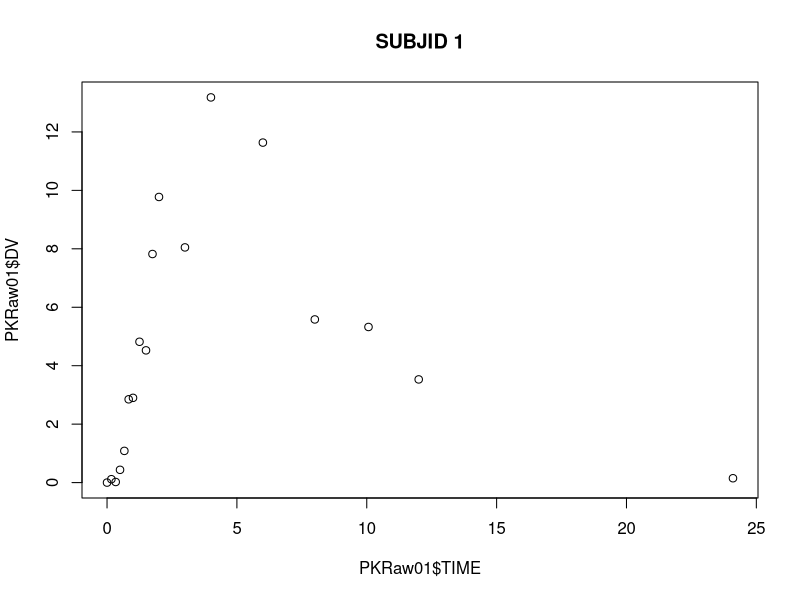
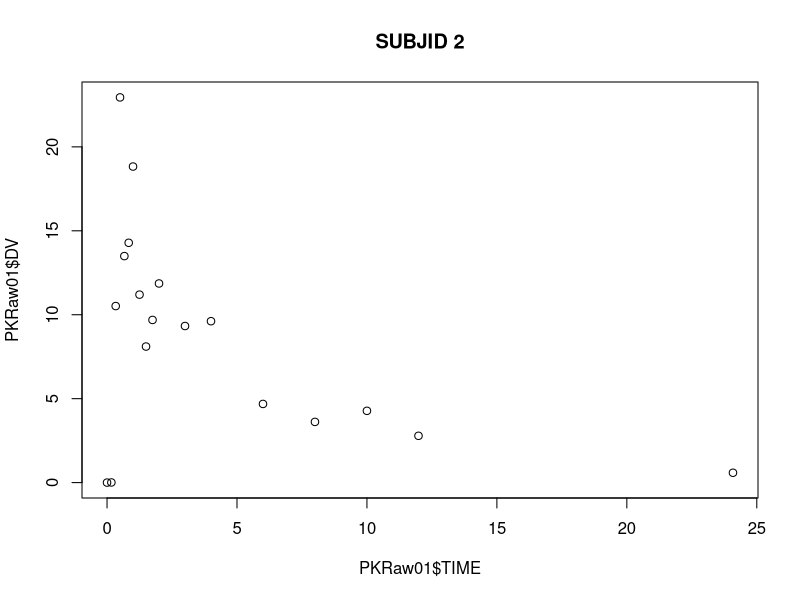
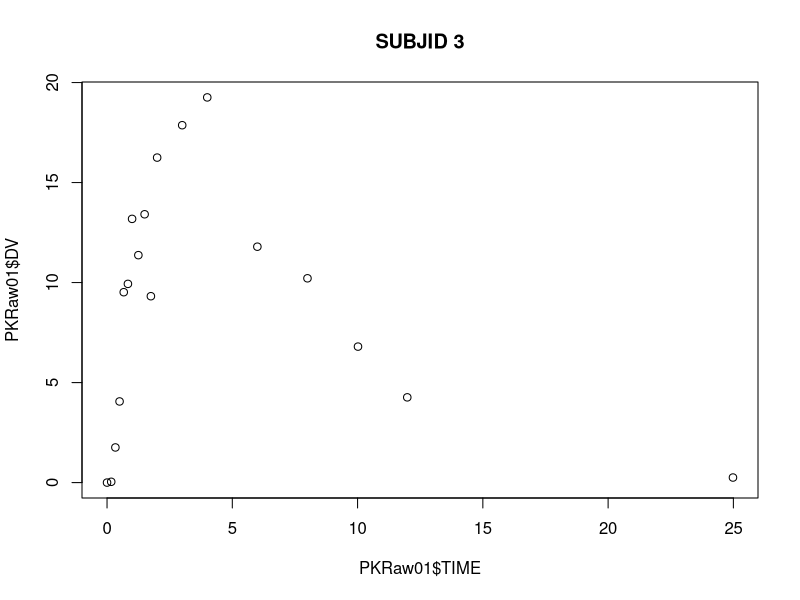
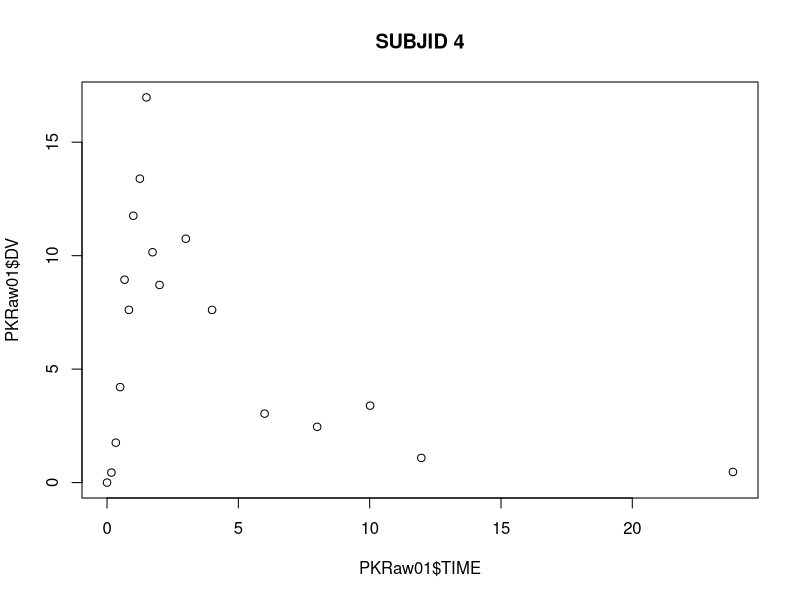
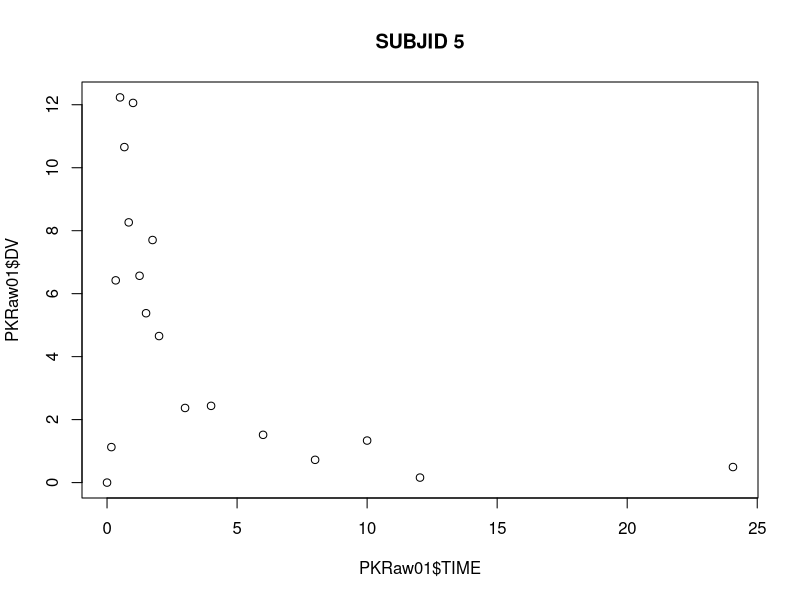
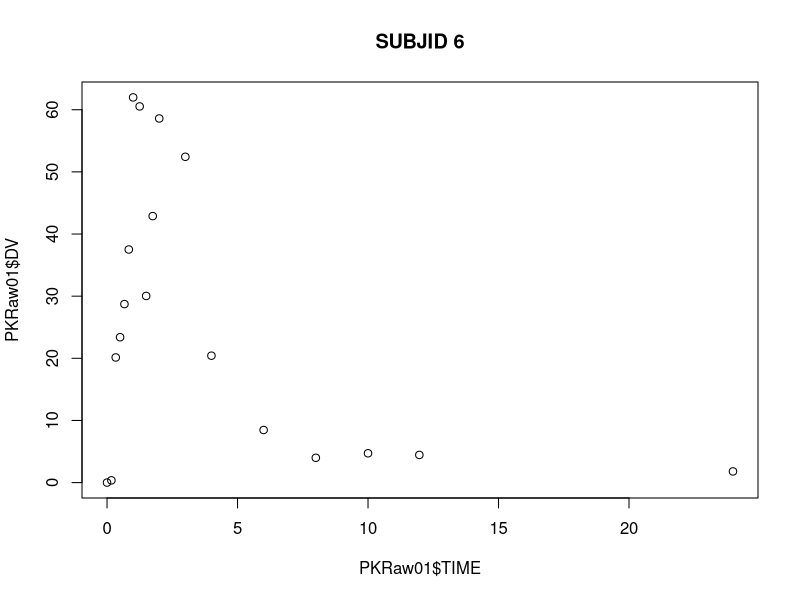
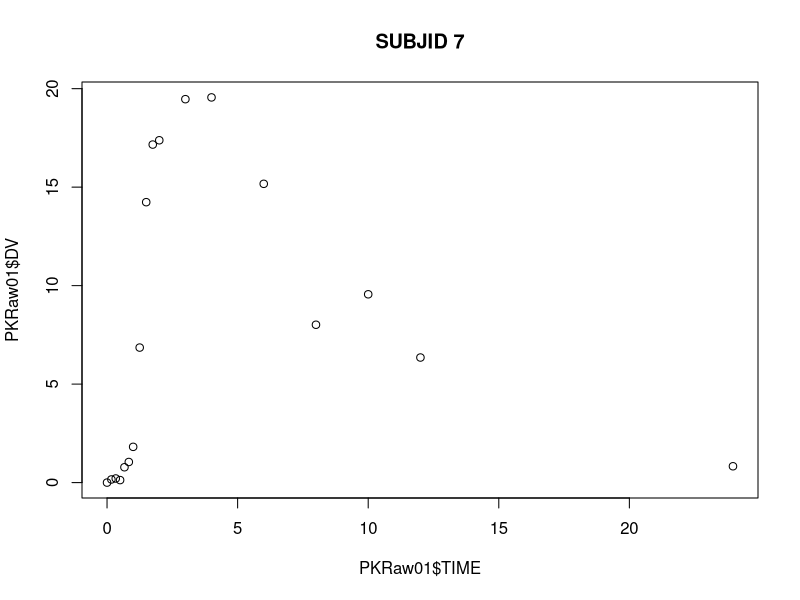
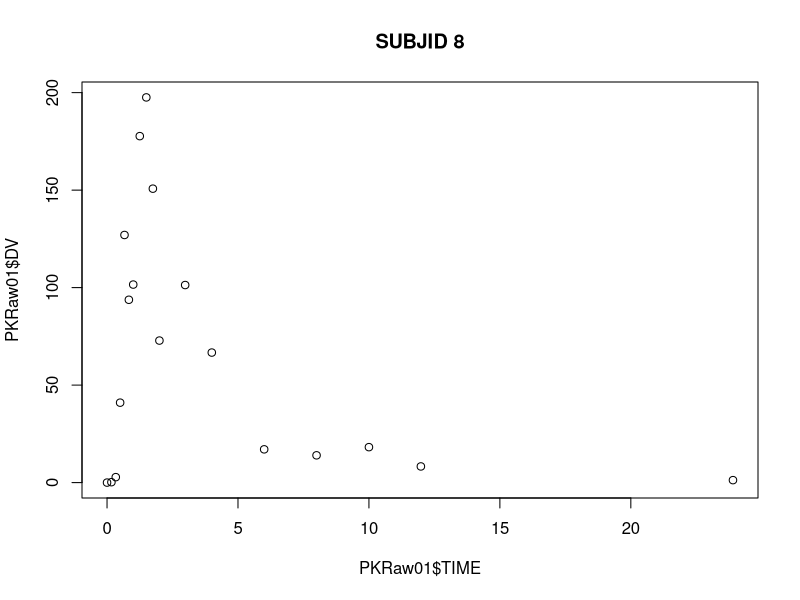

These charts were generated, in order, by the following R code:
# Loading
setwd("D:/Subintern/WNL")
PKRaw = read.csv("Drug_X_PK.csv")

# There's missing ID so we implemented this code.
UniID = unique(PKRaw$ID)

# Base plot
for (i in 1:length(UniID)){
  PKRaw01 = PKRaw[PKRaw$ID == UniID[i], ]
  plot(PKRaw01$TIME, PKRaw01$DV, main = paste("SUBJID ", UniID[i], sep = ""))
}

# ggplot2 - this will be used for docx file.
library(ggplot2)

for (i in 1:2){ #length(UniID)){
  PKRaw01 = PKRaw[PKRaw$ID == UniID[i], ]
  FINAL = ggplot(PKRaw01, aes(x = TIME, y = DV)) + geom_point() + geom_line() + ggtitle(paste("SUBJID ", UniID[i], sep = ""))
  plot(FINAL)
  # ggsave(filename = paste0("Figures/SUBJID",UniID[i], ".jpg"), FINAL)
}

# y축 범위를 고정할 것. x축 y축 TIME -> label Time (hour), DV -> Concentration (ug/L)
# Title에 Dose 정보를 삽입 SUBJID ? (~~ mg)